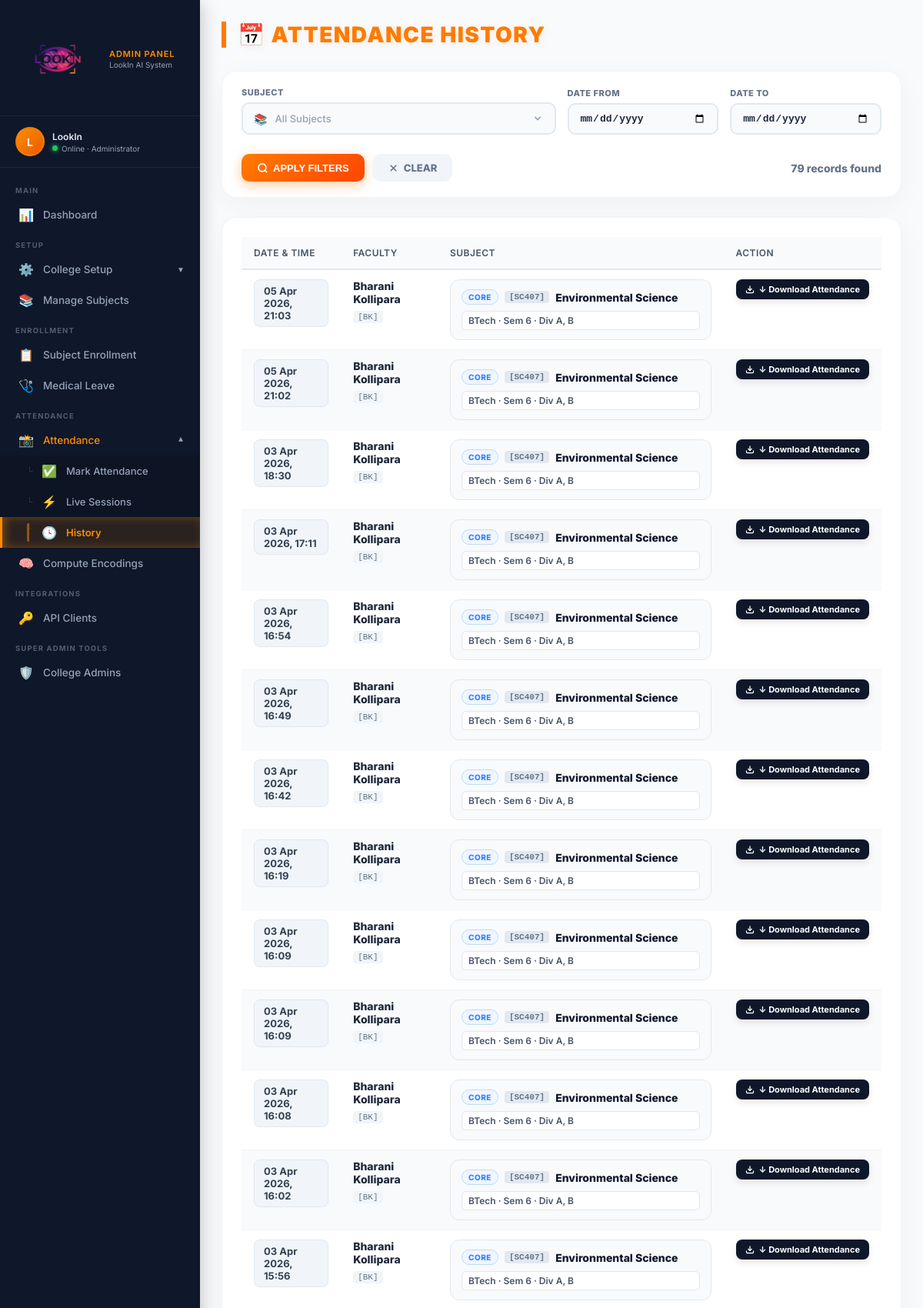
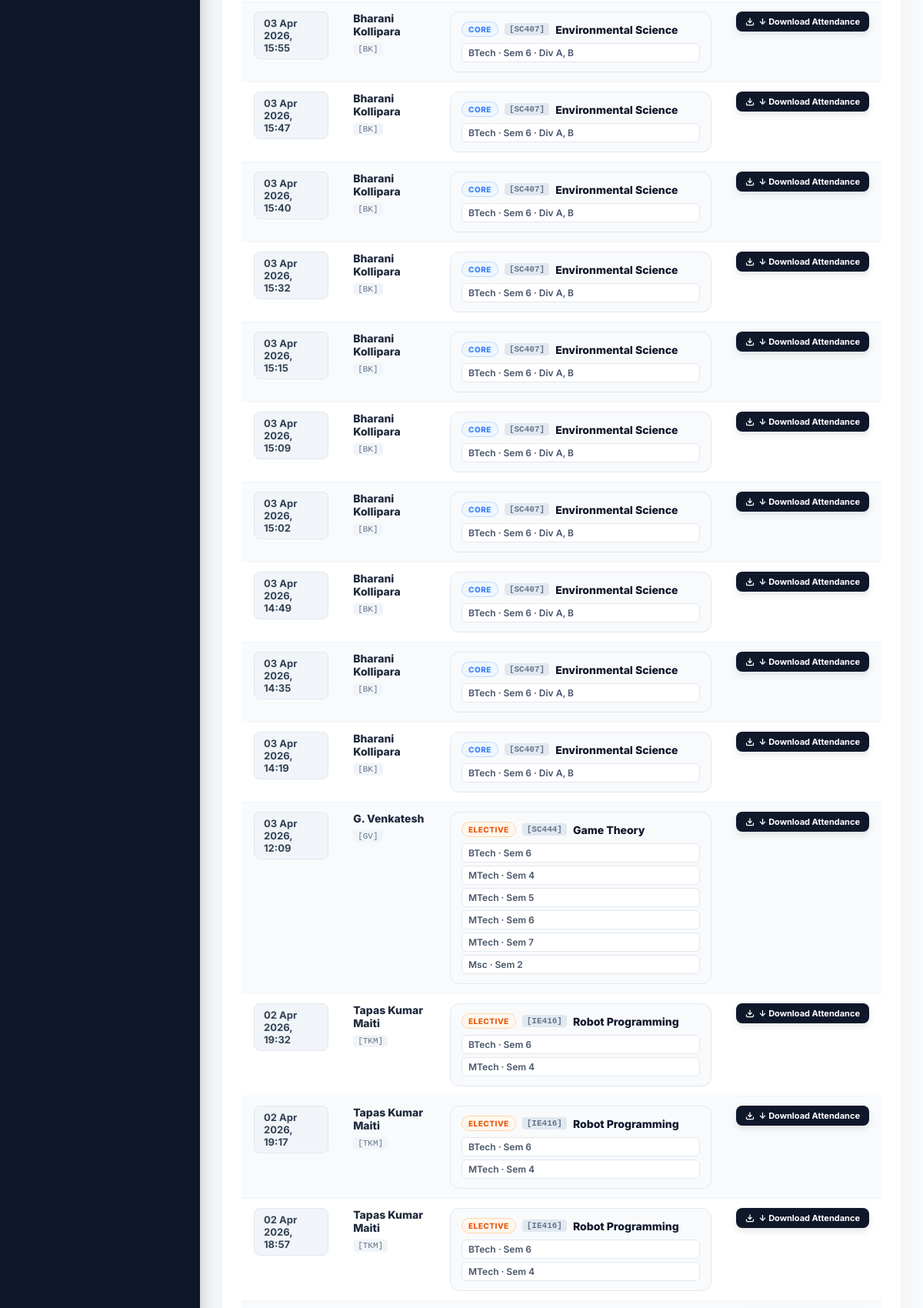
Screenshot of /attendance-history/ (signed in, upper part) with the database file from the repository (2 pictures, top to bottom).
### accounts/models.py (models this page shows, shortened)
class AttendanceSession(models.Model):
    faculty = models.CharField(max_length=100)
    department = models.CharField(max_length=100)
    program = models.CharField(max_length=100)
    semester = models.CharField(max_length=50)
    division = models.CharField(max_length=50)
    subject = models.ForeignKey(Subject, on_delete=models.SET_NULL, null=True, blank=True)
    lecture_slot = models.IntegerField()
    image = models.ImageField(upload_to="attendance/", null=True, blank=True)
    date = models.DateTimeField(auto_now_add=True)

class Faculty(models.Model):
    name = models.CharField(max_length=100)
    faculty_code = models.CharField(
        max_length=20, unique=True, null=True, blank=True,
        help_text="Short code e.g. AT, TKM, BK"
    )
    created_by = models.ForeignKey(User, on_delete=models.CASCADE, null=True, blank=True, related_name='created_facultys')

class Subject(models.Model):
    SUBJECT_TYPES = (
        ('core', 'Core'),
        ('elective', 'Elective'),
    )
    name = models.CharField(max_length=100)
    course_code = models.CharField(
        max_length=20, unique=True, null=True, blank=True,
        help_text="Course code e.g. HM227, CS301"
    )
    subject_type = models.CharField(max_length=20, choices=SUBJECT_TYPES, default='core')
    faculty = models.ForeignKey(Faculty, on_delete=models.CASCADE)
    department = models.ForeignKey(Department, on_delete=models.CASCADE)
    created_by = models.ForeignKey(User, on_delete=models.CASCADE, null=True, blank=True, related_name='created_subjects')
    program = models.ForeignKey(Program, on_delete=models.CASCADE, null=True, blank=True)
    semester = models.ForeignKey(Semester, on_delete=models.CASCADE, null=True, blank=True)
    divisions = models.ManyToManyField(Division, blank=True, related_name='core_subjects')
    semesters = models.ManyToManyField(Semester, blank=True, related_name='elective_subjects')
    programs = models.ManyToManyField(Program, blank=True, related_name='elective_subjects')

class Program(models.Model):
    name = models.CharField(max_length=100)
    created_by = models.ForeignKey(User, on_delete=models.CASCADE, null=True, blank=True, related_name='created_programs')

class Semester(models.Model):
    name = models.CharField(max_length=20)
    created_by = models.ForeignKey(User, on_delete=models.CASCADE, null=True, blank=True, related_name='created_semesters')

class SubjectProgramSemester(models.Model):
    subject = models.ForeignKey(Subject, on_delete=models.CASCADE, related_name='program_semester_pairs')
    program = models.ForeignKey(Program, on_delete=models.CASCADE)
    semester = models.ForeignKey(Semester, on_delete=models.CASCADE)
    class Meta:
        unique_together = ('subject', 'program', 'semester')
        ordering = ['program__name', 'semester__name']

### accounts/views.py (the view)
# urls.py: path('attendance-history/', views.attendance_history, name='attendance_history'),
@user_passes_test(admin_check, login_url='admin_login')
@login_required
def attendance_history(request):
    qs = AttendanceSession.objects.select_related(
        'subject',
        'subject__program',
        'subject__semester',
        'subject__faculty'
    ).prefetch_related(
        'subject__divisions',
        'subject__program_semester_pairs',
        'subject__program_semester_pairs__program',
        'subject__program_semester_pairs__semester'
    ).all().order_by('-id')
    subject = request.GET.get('subject')
    date_from = request.GET.get('date_from')
    date_to = request.GET.get('date_to')
    if subject:
        qs = qs.filter(subject__id=subject)
    from datetime import datetime
    if date_from:
        try:
            dt = datetime.strptime(date_from, "%Y-%m-%d").date()
            qs = qs.filter(date__date__gte=dt)
        except ValueError:
            pass
    if date_to:
        try:
            dt = datetime.strptime(date_to, "%Y-%m-%d").date()
            qs = qs.filter(date__date__lte=dt)
        except ValueError:
            pass
    sessions_list = list(qs)
    for session in sessions_list:
        subj = getattr(session, 'subject', None)
        if subj is None:
            session.subject_display = 'legacy'
            f_code = ""
            try:
                f_obj = Faculty.objects.get(name__iexact=session.faculty)
                if f_obj.faculty_code:
                    f_code = f_obj.faculty_code
            except Exception:
                pass
            session.faculty_code = f_code
        else:
            if subj.subject_type == 'core':
                session.subject_display = 'core'
                session.subject_divs = list(subj.divisions.values_list('name', flat=True))
            else:
                session.subject_display = 'elective'
                session.subject_pairs = list(subj.program_semester_pairs.all())
            session.faculty_code = subj.faculty.faculty_code if subj.faculty and subj.faculty.faculty_code else ""
    subjects = isolate_qs(request, Subject.objects.all())
    from datetime import date
    today_date = date.today().isoformat()
    return render(request, "adminpanel/attendance_history.html", {
        "sessions": sessions_list,
        "subjects": subjects,
        "today_date": today_date
    })

### accounts/views.py (called while the page is built)
def isolate_qs(request, qs):
    if not request.user.is_authenticated:
        return qs.none()
    if getattr(request.user, 'is_superuser', False):
        return qs
    return qs.filter(created_by=request.user)

def admin_check(user):
    return user.is_staff

### accounts/templates/adminpanel/attendance_history.html (shortened to what this page needs)
{% extends 'adminpanel/base.html' %}
{% load static %}
{% block content %}
<h2 class="page-title">📅 Attendance History</h2>
<div class="filter-card">
    <form method="GET" class="filter-grid" id="historyFilterForm">
        <div class="form-group" style="grid-column: span 2;">
            <label>Subject</label>
            <div class="sd-wrapper" id="sdWrapper">
              <div class="sd-trigger" id="sdTrigger" tabindex="0">
                <span class="sd-trigger-icon">📚</span>
                <span class="sd-trigger-text placeholder" id="sdTriggerText">All Subjects</span>
                <svg class="sd-chevron" viewBox="0 0 20 20" fill="currentColor">
                  <path fill-rule="evenodd" d="M5.293 7.293a1 1 0 011.414 0L10 10.586l3.293-3.293a1 1 0 111.414 1.414l-4 4a1 1 0 01-1.414 0l-4-4a1 1 0 010-1.414z" clip-rule="evenodd"/>
                </svg>
              </div>
            </div>
        </div>
        <div class="form-group">
            <label>Date From</label>
            <input type="date" name="date_from" id="dateFrom" max="{{ today_date }}" value="{{ request.GET.date_from }}">
        </div>
        <div class="form-group">
            <label>Date To</label>
            <input type="date" name="date_to" id="dateTo" max="{{ today_date }}" value="{{ request.GET.date_to }}">
        </div>
        <div class="filter-actions" style="grid-column: 1 / -1; display:flex; gap:10px; margin-top:10px;">
            <button type="submit" class="btn-primary">
                <svg width="15" height="15" viewBox="0 0 24 24" fill="none" stroke="currentColor" stroke-width="2.5"><circle cx="11" cy="11" r="8"/><line x1="21" y1="21" x2="16.65" y2="16.65"/></svg>
                Apply Filters
            </button>
            <a href="{% url 'attendance_history' %}" class="btn-clear">
                <svg width="15" height="15" viewBox="0 0 24 24" fill="none" stroke="currentColor" stroke-width="2.5"><line x1="18" y1="6" x2="6" y2="18"></line><line x1="6" y1="6" x2="18" y2="18"></line></svg>
                Clear
            </a>
            <div style="margin-left: auto; align-self: center; font-weight: 800; color: #64748b; font-size: 14px;">
                {{ sessions|length }} record{{ sessions|length|pluralize }} found
            </div>
        </div>
    </form>
</div>
<div class="table-card">
    <table>
        <thead>
            <tr>
                <th>Date & Time</th>
                <th>Faculty</th>
                <th>Subject</th>
                <th>Action</th>
            </tr>
        </thead>
        <tbody>
            {% for s in sessions %}
            <tr>
                <td><span class="date-badge">{{ s.date|date:"d M Y, H:i" }}</span></td>
                <td>
                    <span class="fac-name">{{ s.faculty }}</span>
                    {% if s.faculty_code %}
                    <span class="fac-code">[{{ s.faculty_code }}]</span>
                    {% endif %}
                </td>
                <td>
                    <div class="subj-box">
                    {% if s.subject_display == 'core' %}
                        <div class="subj-header">
                            <span class="subj-pill core">CORE</span>
                            {% if s.subject.course_code %}<span class="course-code">[{{ s.subject.course_code }}]</span>{% endif %}
                            <span class="subj-title">{{ s.subject.name }}</span>
                        </div>
                        <div class="subj-meta">
                            <span class="subj-meta-row">
                                {{ s.subject.program.name }} · Sem {{ s.subject.semester.name }}
                                {% if s.subject_divs %}
                                · Div {{ s.subject_divs|join:", " }}
                                {% endif %}
                            </span>
                        </div>
                    {% elif s.subject_display == 'elective' %}
                        <div class="subj-header">
                            <span class="subj-pill elective">ELECTIVE</span>
                            {% if s.subject.course_code %}<span class="course-code">[{{ s.subject.course_code }}]</span>{% endif %}
                            <span class="subj-title">{{ s.subject.name }}</span>
                        </div>
                        <div class="subj-meta">
                            {% for pair in s.subject_pairs %}
                            <span class="subj-meta-row">{{ pair.program.name }} · Sem {{ pair.semester.name }}</span>
                            {% endfor %}
                        </div>
                    {% endif %}
                    </div>
                </td>
                <td>
                    <div class="dl-btn-group">
                        <a href="{% url 'download_attendance' s.id %}?prog=all" class="dl-btn" style="background:#0f172a;">
                            <svg class="dl-icon" viewBox="0 0 24 24"><path d="M21 15v4a2 2 0 0 1-2 2H5a2 2 0 0 1-2-2v-4"></path><polyline points="7 10 12 15 17 10"></polyline><line x1="12" y1="15" x2="12" y2="3"></line></svg>
                            ↓ Download Attendance
                        </a>
                    </div>
                </td>
            </tr>
            {% empty %}
            <tr>
                <td colspan="4" style="text-align: center; padding: 40px; color: #94a3b8; font-weight: 600;">
                    No Attendance History Found. Use filters or mark attendance!
                </td>
            </tr>
            {% endfor %}
        </tbody>
    </table>
</div>
{% endblock %}

### accounts/templates/adminpanel/base.html (shortened to what this page needs)
{% load static %}
<!DOCTYPE html>
<html lang="en">
<head>
</head>
<body>
<aside class="sidebar" id="sidebar">
    <a href="{% url 'admin_dashboard' %}" class="sidebar-logo">
        <img src="{% static 'img/logo2.png' %}" alt="LookIn Logo">
        <div class="logo-label">
            <span>Admin Panel</span>
            <span>LookIn AI System</span>
        </div>
    </a>
    <div class="admin-status">
        <div class="admin-avatar">
            {{ request.user.first_name|slice:":1"|upper|default:request.user.username|slice:":1"|upper }}
        </div>
        <div class="admin-info">
            <div class="admin-name">
                {{ request.user.first_name|default:request.user.username }}
            </div>
            <div class="admin-role">
                <span class="online-dot"></span>
                Online · Administrator
            </div>
        </div>
    </div>
    <nav class="sidebar-nav" id="sidebarNav">
        <div class="nav-section-label">Main</div>
        <a href="{% url 'admin_dashboard' %}" class="nav-item" id="nav-dashboard">
            <span class="nav-icon">📊</span>
            <span class="nav-text">Dashboard</span>
        </a>
        <div class="nav-section-label">Setup</div>
        <div class="nav-group" id="group-setup">
            <div class="nav-group-toggle" id="toggle-setup" onclick="toggleNavGroup('setup')">
                <span class="nav-icon">⚙️</span>
                <span class="nav-text">College Setup</span>
                <span class="toggle-arrow">▼</span>
            </div>
        </div>
        <a href="{% url 'subjects' %}" class="nav-item" id="nav-subjects">
            <span class="nav-icon">📚</span>
            <span class="nav-text">Manage Subjects</span>
        </a>
        <div class="nav-section-label">Enrollment</div>
        <a href="{% url 'manage_enrollment' %}" class="nav-item" id="nav-enrollment">
            <span class="nav-icon">📋</span>
            <span class="nav-text">Subject Enrollment</span>
        </a>
        <a href="{% url 'grant_medical_leave' %}" class="nav-item" id="nav-leave">
            <span class="nav-icon">🩺</span>
            <span class="nav-text">Medical Leave</span>
        </a>
        <div class="nav-section-label">Attendance</div>
        <div class="nav-group" id="group-attendance">
            <div class="nav-group-toggle" id="toggle-attendance" onclick="toggleNavGroup('attendance')">
                <span class="nav-icon">📸</span>
                <span class="nav-text">Attendance</span>
                <span class="toggle-arrow">▼</span>
            </div>
            <div class="nav-group-children" id="children-attendance">
                <a href="{% url 'mark_attendance' %}" class="nav-item" id="nav-mark">
                    <span class="nav-icon">✅</span>
                    <span class="nav-text">Mark Attendance</span>
                </a>
                <a href="{% url 'create_live_session' %}" class="nav-item" id="nav-live">
                    <span class="nav-icon">⚡</span>
                    <span class="nav-text">Live Sessions</span>
                </a>
                <a href="{% url 'attendance_history' %}" class="nav-item" id="nav-history">
                    <span class="nav-icon">🕓</span>
                    <span class="nav-text">History</span>
                </a>
            </div>
        </div>
        <a href="{% url 'compute_encodings' %}" class="nav-item" id="nav-encodings">
            <span class="nav-icon">🧠</span>
            <span class="nav-text">Compute Encodings</span>
        </a>
        <div class="nav-section-label">Integrations</div>
        <a href="{% url 'manage_api_keys' %}" class="nav-item" id="nav-apikeys">
            <span class="nav-icon">🔑</span>
            <span class="nav-text">API Clients</span>
        </a>
        {% if request.user.is_superuser %}
        <div class="nav-section-label">Super Admin Tools</div>
        <a href="{% url 'manage_admins' %}" class="nav-item" id="nav-admins">
            <span class="nav-icon">🛡️</span>
            <span class="nav-text">College Admins</span>
        </a>
        {% endif %}
    </nav>
</aside>
<div class="layout-wrapper" id="layoutWrapper">
    <main class="main-content">
        {% block content %}{% endblock %}
    </main>
</div>
</body>
</html>

### rows the page displays
AttendanceSession: date "05 Apr 2026, 21:03", faculty "Bharani Kollipara", faculty_code "BK", subject.course_code "SC407", subject.name "Environmental Science", subject.program.name "BTech", subject.semester.name "6", subject_divs "A, B"
AttendanceSession: date "05 Apr 2026, 21:02", faculty "Bharani Kollipara", faculty_code "BK", subject.course_code "SC407", subject.name "Environmental Science", subject.program.name "BTech", subject.semester.name "6", subject_divs "A, B"
AttendanceSession: date "03 Apr 2026, 18:30", faculty "Bharani Kollipara", faculty_code "BK", subject.course_code "SC407", subject.name "Environmental Science", subject.program.name "BTech", subject.semester.name "6", subject_divs "A, B"
AttendanceSession: date "03 Apr 2026, 17:11", faculty "Bharani Kollipara", faculty_code "BK", subject.course_code "SC407", subject.name "Environmental Science", subject.program.name "BTech", subject.semester.name "6", subject_divs "A, B"
AttendanceSession: date "03 Apr 2026, 16:54", faculty "Bharani Kollipara", faculty_code "BK", subject.course_code "SC407", subject.name "Environmental Science", subject.program.name "BTech", subject.semester.name "6", subject_divs "A, B"
AttendanceSession: date "03 Apr 2026, 16:49", faculty "Bharani Kollipara", faculty_code "BK", subject.course_code "SC407", subject.name "Environmental Science", subject.program.name "BTech", subject.semester.name "6", subject_divs "A, B"
AttendanceSession: date "03 Apr 2026, 16:42", faculty "Bharani Kollipara", faculty_code "BK", subject.course_code "SC407", subject.name "Environmental Science", subject.program.name "BTech", subject.semester.name "6", subject_divs "A, B"
AttendanceSession: date "03 Apr 2026, 16:19", faculty "Bharani Kollipara", faculty_code "BK", subject.course_code "SC407", subject.name "Environmental Science", subject.program.name "BTech", subject.semester.name "6", subject_divs "A, B"
AttendanceSession: date "03 Apr 2026, 16:09", faculty "Bharani Kollipara", faculty_code "BK", subject.course_code "SC407", subject.name "Environmental Science", subject.program.name "BTech", subject.semester.name "6", subject_divs "A, B"
AttendanceSession: date "03 Apr 2026, 16:09", faculty "Bharani Kollipara", faculty_code "BK", subject.course_code "SC407", subject.name "Environmental Science", subject.program.name "BTech", subject.semester.name "6", subject_divs "A, B"
AttendanceSession: date "03 Apr 2026, 16:08", faculty "Bharani Kollipara", faculty_code "BK", subject.course_code "SC407", subject.name "Environmental Science", subject.program.name "BTech", subject.semester.name "6", subject_divs "A, B"
AttendanceSession: date "03 Apr 2026, 16:02", faculty "Bharani Kollipara", faculty_code "BK", subject.course_code "SC407", subject.name "Environmental Science", subject.program.name "BTech", subject.semester.name "6", subject_divs "A, B"
AttendanceSession: date "03 Apr 2026, 15:56", faculty "Bharani Kollipara", faculty_code "BK", subject.course_code "SC407", subject.name "Environmental Science", subject.program.name "BTech", subject.semester.name "6", subject_divs "A, B"
AttendanceSession: date "03 Apr 2026, 15:55", faculty "Bharani Kollipara", faculty_code "BK", subject.course_code "SC407", subject.name "Environmental Science", subject.program.name "BTech", subject.semester.name "6", subject_divs "A, B"
AttendanceSession: date "03 Apr 2026, 15:47", faculty "Bharani Kollipara", faculty_code "BK", subject.course_code "SC407", subject.name "Environmental Science", subject.program.name "BTech", subject.semester.name "6", subject_divs "A, B"
AttendanceSession: date "03 Apr 2026, 15:40", faculty "Bharani Kollipara", faculty_code "BK", subject.course_code "SC407", subject.name "Environmental Science", subject.program.name "BTech", subject.semester.name "6", subject_divs "A, B"
AttendanceSession: date "03 Apr 2026, 15:32", faculty "Bharani Kollipara", faculty_code "BK", subject.course_code "SC407", subject.name "Environmental Science", subject.program.name "BTech", subject.semester.name "6", subject_divs "A, B"
AttendanceSession: date "03 Apr 2026, 15:15", faculty "Bharani Kollipara", faculty_code "BK", subject.course_code "SC407", subject.name "Environmental Science", subject.program.name "BTech", subject.semester.name "6", subject_divs "A, B"
AttendanceSession: date "03 Apr 2026, 15:09", faculty "Bharani Kollipara", faculty_code "BK", subject.course_code "SC407", subject.name "Environmental Science", subject.program.name "BTech", subject.semester.name "6", subject_divs "A, B"
AttendanceSession: date "03 Apr 2026, 15:02", faculty "Bharani Kollipara", faculty_code "BK", subject.course_code "SC407", subject.name "Environmental Science", subject.program.name "BTech", subject.semester.name "6", subject_divs "A, B"
AttendanceSession: date "03 Apr 2026, 14:49", faculty "Bharani Kollipara", faculty_code "BK", subject.course_code "SC407", subject.name "Environmental Science", subject.program.name "BTech", subject.semester.name "6", subject_divs "A, B"
AttendanceSession: date "03 Apr 2026, 14:35", faculty "Bharani Kollipara", faculty_code "BK", subject.course_code "SC407", subject.name "Environmental Science", subject.program.name "BTech", subject.semester.name "6", subject_divs "A, B"
AttendanceSession: date "03 Apr 2026, 14:19", faculty "Bharani Kollipara", faculty_code "BK", subject.course_code "SC407", subject.name "Environmental Science", subject.program.name "BTech", subject.semester.name "6", subject_divs "A, B"
AttendanceSession: date "03 Apr 2026, 12:09", faculty "G. Venkatesh", faculty_code "GV", subject.course_code "SC444", subject.name "Game Theory"
SubjectProgramSemester: program.name "BTech", semester.name "6"
SubjectProgramSemester: program.name "MTech", semester.name "4"
SubjectProgramSemester: program.name "MTech", semester.name "5"
SubjectProgramSemester: program.name "MTech", semester.name "6"
SubjectProgramSemester: program.name "MTech", semester.name "7"
SubjectProgramSemester: program.name "Msc", semester.name "2"
AttendanceSession: date "02 Apr 2026, 19:32", faculty "Tapas Kumar Maiti", faculty_code "TKM", subject.course_code "IE416", subject.name "Robot Programming"
SubjectProgramSemester: program.name "BTech", semester.name "6"
SubjectProgramSemester: program.name "MTech", semester.name "4"
AttendanceSession: date "02 Apr 2026, 19:17", faculty "Tapas Kumar Maiti", faculty_code "TKM", subject.course_code "IE416", subject.name "Robot Programming"
AttendanceSession: date "02 Apr 2026, 18:57", faculty "Tapas Kumar Maiti", faculty_code "TKM", subject.course_code "IE416", subject.name "Robot Programming"

### other values shown
{{ request.user.first_name|default:request.user.username }} "LookIn"
{{ sessions|length }} "79"
